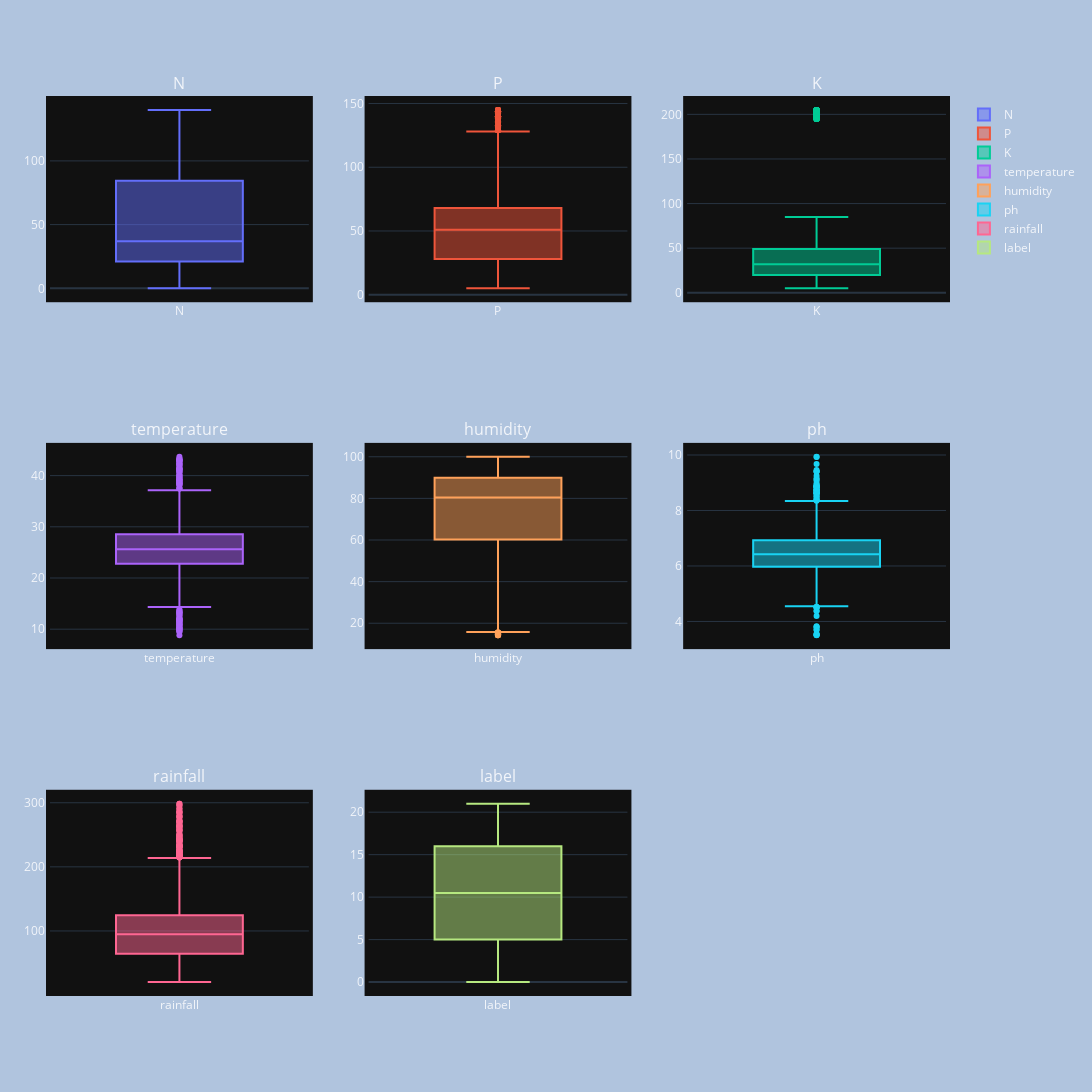

Notebook source saved alongside this figure:
### Code cell
make_box_plots(crops_encoded, 3)

### Figure 1 — Plotly figure (JSON) as saved in the notebook; plotly's stock layout.template omitted (floating-point values rounded to 4 significant figures; data arrays with more than 128 entries replaced by an {"elided": "..."} marker saying what was removed)
{"data": [{"name": "N", "y": {"elided": "2200 int values"}, "type": "box", "xaxis": "x", "yaxis": "y"}, {"name": "P", "y": {"elided": "2200 int values"}, "type": "box", "xaxis": "x2", "yaxis": "y2"}, {"name": "K", "y": {"elided": "2200 int values"}, "type": "box", "xaxis": "x3", "yaxis": "y3"}, {"name": "temperature", "y": {"elided": "2200 float values"}, "type": "box", "xaxis": "x4", "yaxis": "y4"}, {"name": "humidity", "y": {"elided": "2200 float values"}, "type": "box", "xaxis": "x5", "yaxis": "y5"}, {"name": "ph", "y": {"elided": "2200 float values"}, "type": "box", "xaxis": "x6", "yaxis": "y6"}, {"name": "rainfall", "y": {"elided": "2200 float values"}, "type": "box", "xaxis": "x7", "yaxis": "y7"}, {"name": "label", "y": {"elided": "2200 int values"}, "type": "box", "xaxis": "x8", "yaxis": "y8"}], "layout": {"xaxis": {"anchor": "y", "domain": [0.0, 0.2889]}, "yaxis": {"anchor": "x", "domain": [0.7778, 1.0]}, "xaxis2": {"anchor": "y2", "domain": [0.3556, 0.6444]}, "yaxis2": {"anchor": "x2", "domain": [0.7778, 1.0]}, "xaxis3": {"anchor": "y3", "domain": [0.7111, 1.0]}, "yaxis3": {"anchor": "x3", "domain": [0.7778, 1.0]}, "xaxis4": {"anchor": "y4", "domain": [0.0, 0.2889]}, "yaxis4": {"anchor": "x4", "domain": [0.3889, 0.6111]}, "xaxis5": {"anchor": "y5", "domain": [0.3556, 0.6444]}, "yaxis5": {"anchor": "x5", "domain": [0.3889, 0.6111]}, "xaxis6": {"anchor": "y6", "domain": [0.7111, 1.0]}, "yaxis6": {"anchor": "x6", "domain": [0.3889, 0.6111]}, "xaxis7": {"anchor": "y7", "domain": [0.0, 0.2889]}, "yaxis7": {"anchor": "x7", "domain": [0.0, 0.2222]}, "xaxis8": {"anchor": "y8", "domain": [0.3556, 0.6444]}, "yaxis8": {"anchor": "x8", "domain": [0.0, 0.2222]}, "xaxis9": {"anchor": "y9", "domain": [0.7111, 1.0]}, "yaxis9": {"anchor": "x9", "domain": [0.0, 0.2222]}, "annotations": [{"font": {"size": 16}, "showarrow": false, "text": "N", "x": 0.1444, "xanchor": "center", "xref": "paper", "y": 1.005, "yanchor": "bottom", "yref": "paper"}, {"font": {"size": 16}, "showarrow": false, "text": "P", "x": 0.5, "xanchor": "center", "xref": "paper", "y": 1.005, "yanchor": "bottom", "yref": "paper"}, {"font": {"size": 16}, "showarrow": false, "text": "K", "x": 0.8556, "xanchor": "center", "xref": "paper", "y": 1.005, "yanchor": "bottom", "yref": "paper"}, {"font": {"size": 16}, "showarrow": false, "text": "temperature", "x": 0.1444, "xanchor": "center", "xref": "paper", "y": 0.6161, "yanchor": "bottom", "yref": "paper"}, {"font": {"size": 16}, "showarrow": false, "text": "humidity", "x": 0.5, "xanchor": "center", "xref": "paper", "y": 0.6161, "yanchor": "bottom", "yref": "paper"}, {"font": {"size": 16}, "showarrow": false, "text": "ph", "x": 0.8556, "xanchor": "center", "xref": "paper", "y": 0.6161, "yanchor": "bottom", "yref": "paper"}, {"font": {"size": 16}, "showarrow": false, "text": "rainfall", "x": 0.1444, "xanchor": "center", "xref": "paper", "y": 0.2272, "yanchor": "bottom", "yref": "paper"}, {"font": {"size": 16}, "showarrow": false, "text": "label", "x": 0.5, "xanchor": "center", "xref": "paper", "y": 0.2272, "yanchor": "bottom", "yref": "paper"}], "margin": {"l": 50, "r": 50, "b": 100, "t": 100, "pad": 4}, "autosize": false, "width": 1200, "height": 2000, "paper_bgcolor": "LightSteelBlue"}}
